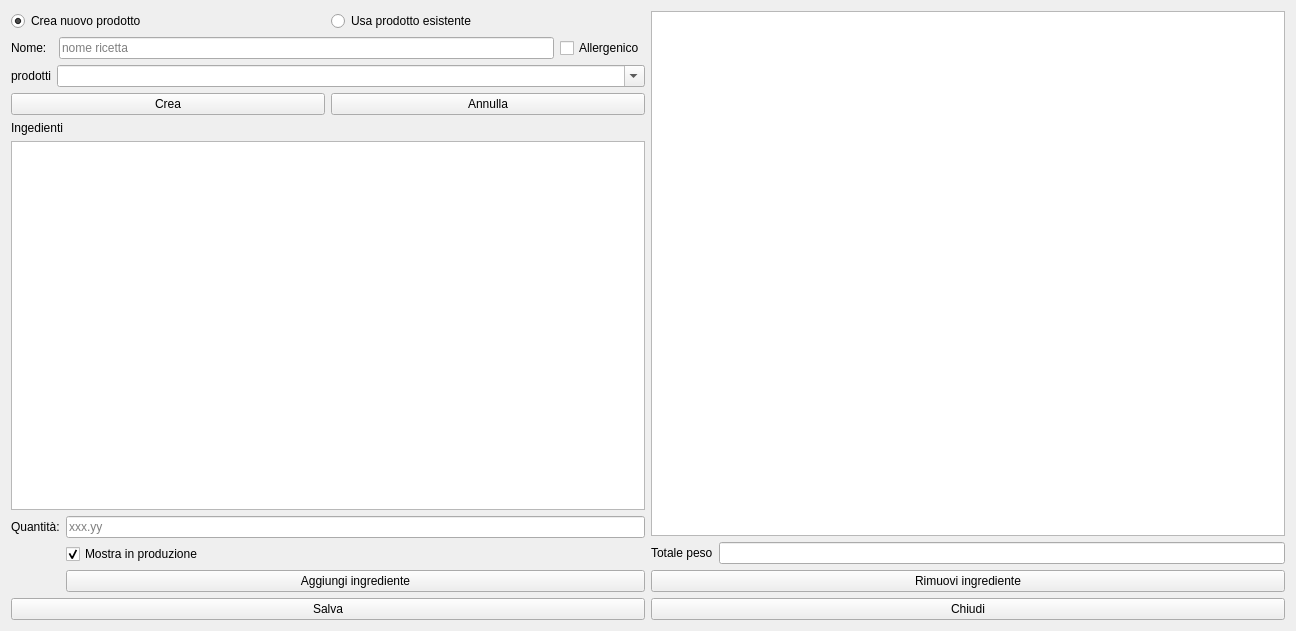
<?xml version="1.0" encoding="UTF-8"?>
<ui version="4.0">
 <class>HNuovaRicetta</class>
 <widget class="QWidget" name="HNuovaRicetta">
  <property name="windowModality">
   <enum>Qt::ApplicationModal</enum>
  </property>
  <property name="geometry">
   <rect>
    <x>0</x>
    <y>0</y>
    <width>1296</width>
    <height>631</height>
   </rect>
  </property>
  <property name="windowTitle">
   <string>Nuova Ricetta</string>
  </property>
  <property name="windowIcon">
   <iconset resource="icons.qrc">
    <normaloff>:/Resources/Sheet-Of-Paper.PNG</normaloff>:/Resources/Sheet-Of-Paper.PNG</iconset>
  </property>
  <layout class="QVBoxLayout" name="verticalLayout_5">
   <item>
    <layout class="QVBoxLayout" name="verticalLayout_3">
     <item>
      <layout class="QHBoxLayout" name="horizontalLayout_7">
       <item>
        <layout class="QVBoxLayout" name="verticalLayout">
         <item>
          <layout class="QHBoxLayout" name="horizontalLayout_6">
           <item>
            <widget class="QRadioButton" name="rbNew">
             <property name="text">
              <string>Crea nuovo prodotto</string>
             </property>
             <property name="checked">
              <bool>true</bool>
             </property>
            </widget>
           </item>
           <item>
            <widget class="QRadioButton" name="rbExisting">
             <property name="text">
              <string>Usa prodotto esistente</string>
             </property>
             <property name="checked">
              <bool>false</bool>
             </property>
            </widget>
           </item>
          </layout>
         </item>
         <item>
          <layout class="QVBoxLayout" name="verticalLayout_4">
           <item>
            <layout class="QHBoxLayout" name="horizontalLayout_5">
             <item>
              <layout class="QFormLayout" name="formLayout_2">
               <property name="fieldGrowthPolicy">
                <enum>QFormLayout::AllNonFixedFieldsGrow</enum>
               </property>
               <item row="0" column="0">
                <widget class="QLabel" name="lbNome">
                 <property name="text">
                  <string>Nome:  </string>
                 </property>
                </widget>
               </item>
               <item row="0" column="1">
                <widget class="QLineEdit" name="leNome">
                 <property name="minimumSize">
                  <size>
                   <width>380</width>
                   <height>0</height>
                  </size>
                 </property>
                 <property name="placeholderText">
                  <string>nome ricetta</string>
                 </property>
                </widget>
               </item>
              </layout>
             </item>
             <item>
              <widget class="QCheckBox" name="cbAllergenico">
               <property name="text">
                <string>Allergenico</string>
               </property>
              </widget>
             </item>
            </layout>
           </item>
           <item>
            <layout class="QFormLayout" name="formLayout_4">
             <item row="0" column="0">
              <widget class="QLabel" name="lbProdotti">
               <property name="text">
                <string>prodotti</string>
               </property>
              </widget>
             </item>
             <item row="0" column="1">
              <widget class="QComboBox" name="comboBox">
               <property name="editable">
                <bool>true</bool>
               </property>
               <property name="insertPolicy">
                <enum>QComboBox::NoInsert</enum>
               </property>
               <property name="modelColumn">
                <number>1</number>
               </property>
              </widget>
             </item>
            </layout>
           </item>
           <item>
            <layout class="QHBoxLayout" name="horizontalLayout_4">
             <item>
              <widget class="QPushButton" name="pushButton_3">
               <property name="text">
                <string>Crea</string>
               </property>
              </widget>
             </item>
             <item>
              <widget class="QPushButton" name="pushButton_8">
               <property name="text">
                <string>Annulla</string>
               </property>
              </widget>
             </item>
            </layout>
           </item>
          </layout>
         </item>
         <item>
          <widget class="QLabel" name="label_2">
           <property name="text">
            <string>Ingedienti</string>
           </property>
          </widget>
         </item>
         <item>
          <widget class="QListView" name="listView"/>
         </item>
         <item>
          <layout class="QFormLayout" name="formLayout">
           <property name="fieldGrowthPolicy">
            <enum>QFormLayout::AllNonFixedFieldsGrow</enum>
           </property>
           <item row="3" column="0">
            <widget class="QLabel" name="label">
             <property name="text">
              <string>Quantità:</string>
             </property>
            </widget>
           </item>
           <item row="3" column="1">
            <widget class="QLineEdit" name="leQuantita">
             <property name="placeholderText">
              <string>xxx.yy</string>
             </property>
             <property name="clearButtonEnabled">
              <bool>true</bool>
             </property>
            </widget>
           </item>
           <item row="5" column="1">
            <widget class="QPushButton" name="pushButton">
             <property name="text">
              <string>Aggiungi ingrediente</string>
             </property>
             <property name="icon">
              <iconset resource="icons.qrc">
               <normaloff>:/Resources/Plus.PNG</normaloff>:/Resources/Plus.PNG</iconset>
             </property>
            </widget>
           </item>
           <item row="4" column="1">
            <widget class="QCheckBox" name="cbShow">
             <property name="text">
              <string>Mostra in produzione</string>
             </property>
             <property name="checked">
              <bool>true</bool>
             </property>
            </widget>
           </item>
          </layout>
         </item>
        </layout>
       </item>
       <item>
        <layout class="QVBoxLayout" name="verticalLayout_2">
         <item>
          <widget class="QTableView" name="tvRicetta"/>
         </item>
         <item>
          <layout class="QHBoxLayout" name="horizontalLayout_2">
           <item>
            <widget class="QLabel" name="label_3">
             <property name="text">
              <string>Totale peso</string>
             </property>
            </widget>
           </item>
           <item>
            <widget class="QLineEdit" name="lineEdit_2"/>
           </item>
          </layout>
         </item>
         <item>
          <layout class="QHBoxLayout" name="horizontalLayout">
           <item>
            <widget class="QPushButton" name="pushButton_2">
             <property name="text">
              <string>Rimuovi ingrediente</string>
             </property>
             <property name="icon">
              <iconset resource="icons.qrc">
               <normaloff>:/Resources/Minus.PNG</normaloff>:/Resources/Minus.PNG</iconset>
             </property>
            </widget>
           </item>
          </layout>
         </item>
        </layout>
       </item>
      </layout>
     </item>
     <item>
      <layout class="QHBoxLayout" name="horizontalLayout_3">
       <item>
        <widget class="QPushButton" name="pushButton_4">
         <property name="text">
          <string>Salva</string>
         </property>
         <property name="icon">
          <iconset resource="icons.qrc">
           <normaloff>:/Resources/save-icon.png</normaloff>:/Resources/save-icon.png</iconset>
         </property>
         <property name="iconSize">
          <size>
           <width>32</width>
           <height>32</height>
          </size>
         </property>
        </widget>
       </item>
       <item>
        <widget class="QPushButton" name="pushButton_5">
         <property name="text">
          <string>Chiudi</string>
         </property>
         <property name="icon">
          <iconset resource="icons.qrc">
           <normaloff>:/Resources/Actions-window-close-icon.png</normaloff>:/Resources/Actions-window-close-icon.png</iconset>
         </property>
         <property name="iconSize">
          <size>
           <width>32</width>
           <height>32</height>
          </size>
         </property>
        </widget>
       </item>
      </layout>
     </item>
    </layout>
   </item>
  </layout>
 </widget>
 <resources>
  <include location="icons.qrc"/>
 </resources>
 <connections/>
</ui>
